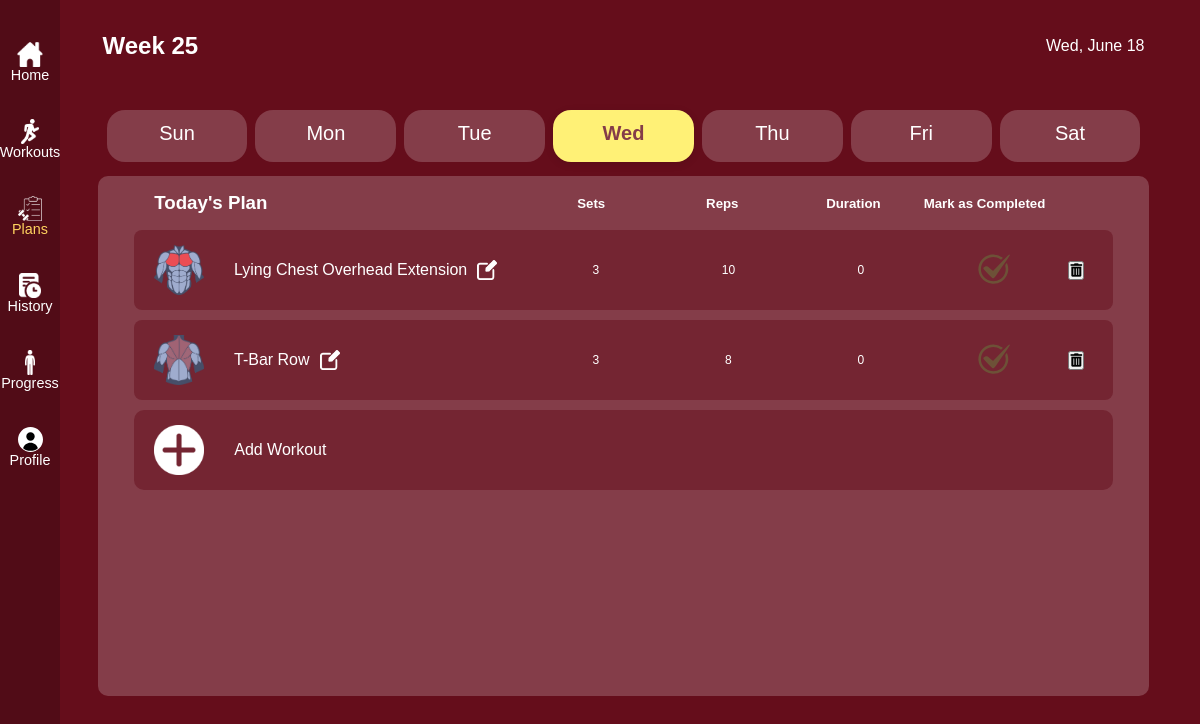
/plans.php?day=Wed (signed in), run on the app's committed database.
### tables this page shows
CREATE TABLE `workout_plan` (
  `id` int(11) NOT NULL,
  `user_id` int(11) NOT NULL,
  `workout_day` varchar(20) NOT NULL,
  `exercise_name` varchar(100) NOT NULL,
  `sets` int(11) NOT NULL,
  `reps` int(11) NOT NULL DEFAULT 0,
  `duration` int(11) NOT NULL DEFAULT 0,
  `completed` tinyint(1) NOT NULL DEFAULT 0,
  `planned_date` date DEFAULT NULL
);

CREATE TABLE `workouts` (
  `id` int(11) NOT NULL,
  `name` varchar(255) NOT NULL,
  `image_url` varchar(255) DEFAULT NULL,
  `image_url2` varchar(255) DEFAULT NULL,
  `focus` varchar(35) NOT NULL,
  `equipment` varchar(255) DEFAULT NULL,
  `reps` varchar(25) NOT NULL DEFAULT '0',
  `duration` varchar(25) DEFAULT '0',
  `sets` varchar(25) DEFAULT NULL
);

### plans.php (the view, shortened to what this page needs)
<?php
include("database.php");
$user_id = $_SESSION['user_id'];
$currentDay = $_GET['day'] ?? date('D');
$stmt = $conn->prepare("
    SELECT wp.*, w.focus
    FROM workout_plan wp
    JOIN workouts w ON wp.exercise_name = w.name
    WHERE wp.user_id = ? AND wp.workout_day = ?
");
$stmt->bind_param("is", $user_id, $currentDay);
$stmt->execute();
$result = $stmt->get_result();
$workouts = [];
while ($row = $result->fetch_assoc()) {
    $workouts[] = $row;
}
$today = new DateTime();
$weekNumber = $today->format('W');
$dayName = $today->format('D');
$monthName = $today->format('F');
$dayOfMonth = $today->format('j');
$validDays = ['Sun', 'Mon', 'Tue', 'Wed', 'Thu', 'Fri', 'Sat'];
if (isset($_GET['day']) && in_array($_GET['day'], $validDays)) {
    $dayName = $_GET['day'];
    $today = new DateTime();
    if ($today->format('D') !== $dayName) {
        $today->modify('next ' . $dayName);
    }
    $monthName = $today->format('F');
    $dayOfMonth = $today->format('j');
}
include 'includes/header.php';
?>
<div id="plans">
    <section class="date-header">
        <h2>Week <?= $weekNumber ?></h2>
        <div class="date-plan"><?= $dayName ?>, <?= $monthName ?> <?= $dayOfMonth ?></div>
    </section>
    <div class="day-tabs">
        <button class="day-tab<?= $currentDay == 'Sun' ? ' selected' : '' ?>" onclick="changeDay('Sun')"><p>Sun</p></button>
        <button class="day-tab<?= $currentDay == 'Mon' ? ' selected' : '' ?>" onclick="changeDay('Mon')"><p>Mon</p></button>
        <button class="day-tab<?= $currentDay == 'Tue' ? ' selected' : '' ?>" onclick="changeDay('Tue')"><p>Tue</p></button>
        <button class="day-tab<?= $currentDay == 'Wed' ? ' selected' : '' ?>" onclick="changeDay('Wed')"><p>Wed</p></button>
        <button class="day-tab<?= $currentDay == 'Thu' ? ' selected' : '' ?>" onclick="changeDay('Thu')"><p>Thu</p></button>
        <button class="day-tab<?= $currentDay == 'Fri' ? ' selected' : '' ?>" onclick="changeDay('Fri')"><p>Fri</p></button>
        <button class="day-tab<?= $currentDay == 'Sat' ? ' selected' : '' ?>" onclick="changeDay('Sat')"><p>Sat</p></button>
    </div>
    <section id="workout-plan" >
        <div class="head">
            <h3>Today's Plan</h3>
            <div class="label">
                <h5>Sets</h5>
                <h5>Reps</h5>
                <h5>Duration</h5>
                <h5 id="comp">Mark as Completed</h5>
            </div>
        </div>
        <div class="workouts-plan">
            <?php foreach ($workouts as $workout): ?>
                <div class="workout"
                    data-id="<?= $workout['id'] ?>"
                    data-name="<?= $workout['exercise_name'] ?>"
                    data-sets="<?= $workout['sets'] ?>"
                    data-reps="<?= $workout['reps'] ?>"
                    data-duration="<?= $workout['duration'] ?>"
                >
                    <div class="name">
                        <img src="assets/images/<?= $workout['focus'] ?>-icon.png" alt="<?= $workout['exercise_name'] ?>">
                        <div class="with-edit">
                            <p><?= ucfirst($workout['exercise_name']) ?></p>
                            <img
                                src="assets/images/edit-icon.webp"
                                alt="Edit"
                                class="edit-button"
                                data-id="<?= $workout['id'] ?>"
                                data-sets="<?= $workout['sets'] ?>"
                                data-reps="<?= $workout['reps'] ?>"
                                data-duration="<?= $workout['duration'] ?>"
                                style="height: 20px; margin-left: 10px; cursor: pointer; filter: invert(100%);"
                            >
                        </div>
                    </div>
                    <div class="data">
                        <div class="sets"><?= $workout['sets'] ?></div>
                        <div class="reps"><?= $workout['reps'] ?></div>
                        <div class="duration"><?= $workout['duration'] ?></div>
                        <div class="done">
                            <form method="POST" action="plans.php">
                                <button type="submit" class="completed-button" style="background:none; border:none;">
                                    <?php if ($workout['completed']): ?>
                                        <img src="assets/images/check-icon.svg" alt="Completed" style="height: 40px;">
                                    <?php else: ?>
                                        <img src="assets/images/check-icon.svg" alt="Not Completed" style="height: 40px; opacity: 0.3;">
                                    <?php endif; ?>
                                </button>
                            </form>
                        </div>
                        <div class="delete">
                            <form method="POST" action="plans.php" onsubmit="return confirm('Are you sure you want to delete this workout?');">
                                <button type="submit" class="delete-button">
                                    <i class="fas fa-trash-alt"></i>
                                </button>
                            </form>
                        </div>
                    </div>
                </div>
            <?php endforeach; ?>
            <div class="add">
                <img src="assets/images/add-icon.webp" style="height: 50px; filter: invert(100%);" alt="Add Workout">
                <p>Add Workout</p>
            </div>
        </div>
    </section>
</div>
<?php include 'includes/footer.php'; ?>

### assets/styles/style.css (style rules this page uses)
* { margin: 0; padding: 0; box-sizing: border-box; font-family: "Poppins", sans-serif; }
body { width: 100vw; background-color: #650d1b; display: flex; flex-direction: column; color: white; }
#plans { width: 100%; display: flex; flex-direction: column; align-items: center; padding: 0 1% 0 3%; padding-bottom: 80px; }
.date-header { width: 100%; display: flex; justify-content: space-between; padding: 2rem; color: white; }
.date-plan { display: flex; align-items: center; }
.day-tabs { width: 100%; display: flex; justify-content: center; margin: 18px 0 24px 0; padding: 0 2rem; }
.day-tab { width: 100%; background: #843d49; color: #fff; border: none; border-radius: 18px; margin: 0 4px; padding: 0.75rem 1.5rem; font-size: 1.25rem; font-weight: 500; cursor: pointer; transition: background 0.2s, color 0.2s, box-shadow 0.2s; outline: none; }
.day-tab.selected { background: #fff176; color: #843d49; box-shadow: 0 2px 8px rgba(0,0,0,0.10); font-weight: bold; }
.day-tab p { padding-bottom: 5px; }
#workout-plan { width: 95%; height: 65vh; background-color: #843D49; border-radius: 10px; color: white; margin: -10px 2rem 0 2rem; padding: 1rem; }
#workout-plan .head { display: grid; grid-template-columns: 40% 60%; padding: 0 50px 1rem 40px; align-items: center; }
#workout-plan .label { display: grid; grid-template-columns: 1fr 1fr 1fr 1fr 0.25fr; place-items: center; font-weight: bold; align-items: flex-end; }
.workouts-plan { width: 100%; display: flex; flex-direction: column; gap: 10px; padding: 0 20px; max-height: 350px; overflow: auto; }
.workout { display: grid; grid-template-columns: 40% 60%; align-items: center; background-color: #742532; padding: 15px 20px; border-radius: 8px; }
.name { display: flex; align-items: center; gap: 30px; }
.with-edit { display: flex; align-items: center; }
.name img { width: auto; height: 50px; }
.data { display: grid; grid-template-columns: 1fr 1fr 1fr 1fr 0.25fr; place-items: center; }
.data form { display: flex; justify-content: center; align-items: center; margin-top: 0px; }
.sets, .reps, .duration { font-size: 0.75em; }
.completed-button img { width: 75%; }
.add { display: flex; justify-content: flex-start; align-items: center; background-color: #742532; color: white; border-radius: 10px; padding: 15px 20px; transition: background 0.2s, color 0.2s; gap: 30px; }

### data on the page
workout_plan: workouts.focus (picture), exercise_name "Lying Chest Overhead Extension", sets "3", reps "10", duration "0", completed 0 (drawn)
workout_plan: workouts.focus (picture), exercise_name "T-Bar Row", sets "3", reps "8", duration "0", completed 0 (drawn)

### other printed values
$dayName "Wed"
